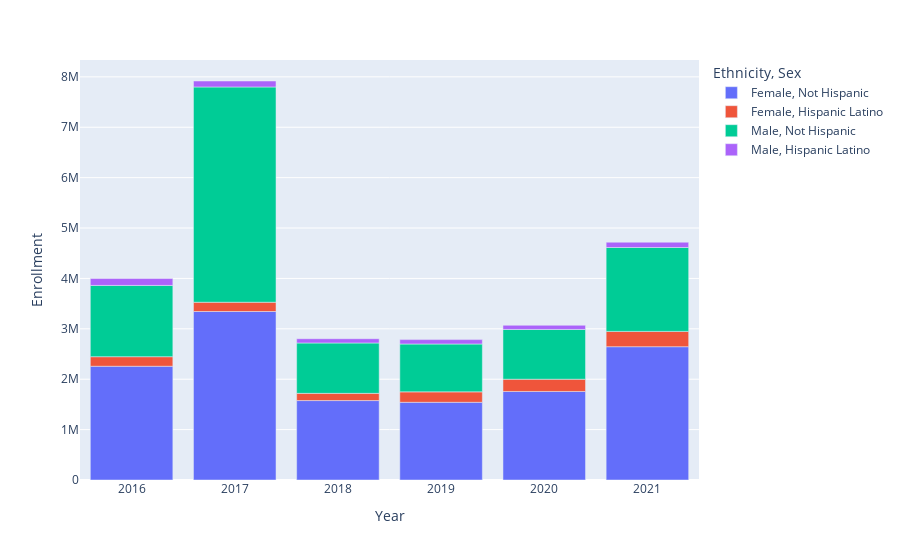

Notebook code cell kept with this figure:
### Code cell
import plotly.express as px
fig = px.bar(enroll_ethn, x="Year", y="Enrollment", 
             color='Ethnicity, Sex', hover_name="Ethnicity, Sex")
fig.show()

### Figure 1 — Plotly figure (JSON) as saved in the notebook; plotly's stock layout.template omitted (floating-point values rounded to 4 significant figures)
{"data": [{"alignmentgroup": "True", "hovertemplate": "<b>%{hovertext}</b><br><br>Ethnicity, Sex=Female, Not Hispanic<br>Year=%{x}<br>Enrollment=%{y}<extra></extra>", "hovertext": ["Female, Not Hispanic", "Female, Not Hispanic", "Female, Not Hispanic", "Female, Not Hispanic", "Female, Not Hispanic", "Female, Not Hispanic"], "legendgroup": "Female, Not Hispanic", "marker": {"color": "#636efa", "pattern": {"shape": ""}}, "name": "Female, Not Hispanic", "offsetgroup": "Female, Not Hispanic", "orientation": "v", "showlegend": true, "textposition": "auto", "type": "bar", "x": [2016, 2017, 2018, 2019, 2020, 2021], "xaxis": "x", "y": [2257542, 3343498, 1576153, 1542085, 1757027, 2645146], "yaxis": "y"}, {"alignmentgroup": "True", "hovertemplate": "<b>%{hovertext}</b><br><br>Ethnicity, Sex=Female, Hispanic Latino<br>Year=%{x}<br>Enrollment=%{y}<extra></extra>", "hovertext": ["Female, Hispanic Latino", "Female, Hispanic Latino", "Female, Hispanic Latino", "Female, Hispanic Latino", "Female, Hispanic Latino", "Female, Hispanic Latino"], "legendgroup": "Female, Hispanic Latino", "marker": {"color": "#EF553B", "pattern": {"shape": ""}}, "name": "Female, Hispanic Latino", "offsetgroup": "Female, Hispanic Latino", "orientation": "v", "showlegend": true, "textposition": "auto", "type": "bar", "x": [2016, 2017, 2018, 2019, 2020, 2021], "xaxis": "x", "y": [189508, 184035, 143283, 206965, 243034, 304006], "yaxis": "y"}, {"alignmentgroup": "True", "hovertemplate": "<b>%{hovertext}</b><br><br>Ethnicity, Sex=Male, Not Hispanic<br>Year=%{x}<br>Enrollment=%{y}<extra></extra>", "hovertext": ["Male, Not Hispanic", "Male, Not Hispanic", "Male, Not Hispanic", "Male, Not Hispanic", "Male, Not Hispanic", "Male, Not Hispanic"], "legendgroup": "Male, Not Hispanic", "marker": {"color": "#00cc96", "pattern": {"shape": ""}}, "name": "Male, Not Hispanic", "offsetgroup": "Male, Not Hispanic", "orientation": "v", "showlegend": true, "textposition": "auto", "type": "bar", "x": [2016, 2017, 2018, 2019, 2020, 2021], "xaxis": "x", "y": [1414034, 4271627, 999889, 949603, 987506, 1664913], "yaxis": "y"}, {"alignmentgroup": "True", "hovertemplate": "<b>%{hovertext}</b><br><br>Ethnicity, Sex=Male, Hispanic Latino<br>Year=%{x}<br>Enrollment=%{y}<extra></extra>", "hovertext": ["Male, Hispanic Latino", "Male, Hispanic Latino", "Male, Hispanic Latino", "Male, Hispanic Latino", "Male, Hispanic Latino", "Male, Hispanic Latino"], "legendgroup": "Male, Hispanic Latino", "marker": {"color": "#ab63fa", "pattern": {"shape": ""}}, "name": "Male, Hispanic Latino", "offsetgroup": "Male, Hispanic Latino", "orientation": "v", "showlegend": true, "textposition": "auto", "type": "bar", "x": [2016, 2017, 2018, 2019, 2020, 2021], "xaxis": "x", "y": [136656, 118711, 84300, 87192, 82945, 105038], "yaxis": "y"}], "layout": {"barmode": "relative", "legend": {"title": {"text": "Ethnicity, Sex"}, "tracegroupgap": 0}, "margin": {"t": 60}, "xaxis": {"anchor": "y", "domain": [0, 1], "title": {"text": "Year"}}, "yaxis": {"anchor": "x", "domain": [0, 1], "title": {"text": "Enrollment"}}}}
